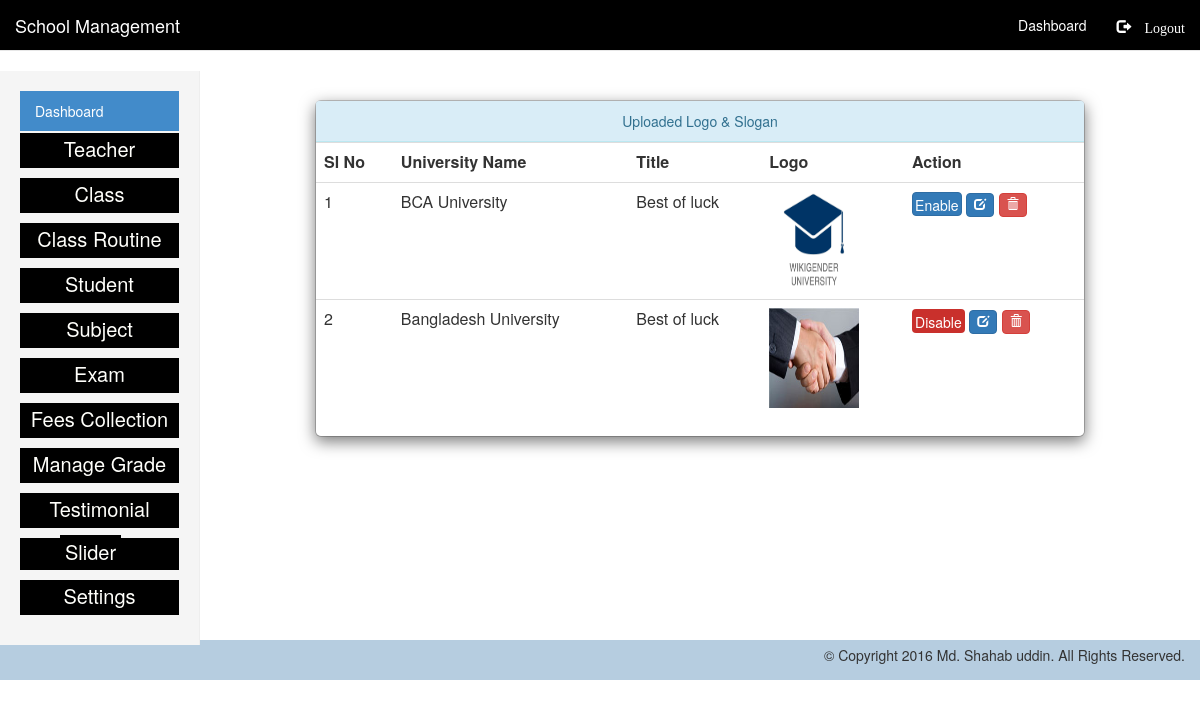
Page /index.php/dashboard/logoSloganlist on the committed database.
### tables this page shows
CREATE TABLE `settings` (
  `id` int(15) NOT NULL,
  `versityname` varchar(255) NOT NULL,
  `title` varchar(225) NOT NULL,
  `logo` varchar(250) NOT NULL,
  `enable` int(2) NOT NULL,
  `created` date DEFAULT NULL,
  `updated` date DEFAULT NULL,
  `deleted` date DEFAULT NULL
);

### application/controllers/Dashboard.php (called while the page is built, shortened)
<?php
class Dashboard extends CI_Controller {
    public $baseurl;
    public function __construct() {
        $this->baseurl = $this->config->item('base_url');
        $this->load->helper("url");
        $this->load->model('Dashboardmodel');
    }
    public function logoSloganlist() {
        $data['baseurl'] = $this->baseurl;
        $this->load->model('Dashboardmodel');
        $data['alllogoslogan'] = $this->Dashboardmodel->getlogoslogan();
        $this->load->view('dashboard/header', $data);
        $this->load->view('dashboard/sidebar', $data);
        $this->load->view('dashboard/settings/logoSloganlist', $data);
        $this->load->view('dashboard/footer', $data);
    }
}

### index.php (called while the page is built, shortened)
<?php
require_once BASEPATH.'core/CodeIgniter.php';

### application/models/Dashboardmodel.php (called while the page is built, shortened)
<?php
class Dashboardmodel extends CI_Model {
    public function getlogoslogan() {
        $query = $this->db->get('settings');
        return $query->result();
    }
}

### application/views/dashboard/settings/logoSloganlist.php (the view, shortened to what this page needs)
<section class="logosection">
    <div class="col-md-offset-1 col-md-8 col-md-offset-1">
        <div class="logo">
            <div class="panel-info modal-content">
                <div class="panel-heading text-center">Uploaded Logo & Slogan</div>
                <table class="table table-hover">
                    <tr>
                        <th>Sl No</th>
                        <th>University Name</th>
                        <th>Title</th>
                        <th>Logo</th>
                        <th>Action</th>
                    </tr>
                    <?php
                    $sl = 0;
                    foreach ($alllogoslogan as $single):
                        $sl++;
                        ?>
                        <tr>
                            <td><?php echo $sl; ?></td>
                            <td><?php echo $single->versityname; ?></td>
                            <td><?php echo $single->title; ?></td>
                            <td><img src="<?php echo $baseurl . 'uploads/logo/' . $single->logo; ?>" width="90" height="100"></td>
                            <td>
                                <?php
                                $enable = $single->enable;
                                if ($enable == 0) {
                                    echo anchor('Dashboard/enablelogoSlogan/' . $single->id, 'Enable', array('class' => 'btn btn-primary dtl'));
                                } else {
                                    echo anchor('Dashboard/disablelogoSlogan/' . $single->id, 'Disable', array('class' => 'btn disable dtl'));
                                }
                                ?>
                                <?php echo anchor('Dashboard/editLogoSlogan/' . $single->id, ' ', array('class' => 'glyphicon glyphicon-edit btn btn-primary samebtn')); ?>
                                <?php echo anchor('Dashboard/deleteLogoSlogan/' . $single->id, ' ', array('class' => 'glyphicon glyphicon-trash btn btn-danger samebtn','onclick'=>"return confirm('Do you want to delete it ?')")); ?>
                            </td>
                        </tr>
                        <?php
                    endforeach;
                    ?>
                </table>
            </div>
        </div>
    </div>
</section>

### asset/css/dashboardstyle.css (style rules this page uses)
.linka { color: #fff; }
.navbar-default .navbar-nav > li > a { color: #fff; }
.alwaysactive { color: #fff; background-color: #428bca; }
.btnextra { cursor: pointer; text-align: center; margin-top: 2px; background: #000; height: 35px; font-size: 20px; color: #fffffb; padding: 2px 5px; }
.logosection, .slidersectionadd,.testimonialsection,.teacherectionadd,.classsectionadd,.guardianectionadd,.studentsectionadd ,.subjectsectionadd,.examsectionadd,.gradesectionadd,.studentprofile,.teacherprofile,.stdacademicinfo,.editTeacherSection,.manageDaysecion,.managePeriodTime, .manageVanusecion,.createRoutineSection,.stdclsRoutineSection { min-height: 620px; }
.logo,.testimonial,.guardian,.teacher,.class,.student,.subject,.exam,.grade,.editTeacher,.manageDay,.managePeriod,.manageVanu,.createRoutine { margin-top: 80px; }
.disable { background: #C9302C; color: #fff; }
.samebtn { width: 28px; padding: 2px; margin: 0px; font-size: 12px; height: 24px; }
.dtl { height: 24px; padding: 2px; }

### rows in the picture
settings: versityname "BCA University", title "Best of luck", logo (picture), id "Enable"
settings: versityname "Bangladesh University", title "Best of luck", logo (picture), id "Disable"

### other values in the picture
anchor('Dashboard/index', 'Dashboard', array('class' => 'linka')) "Dashboard"
